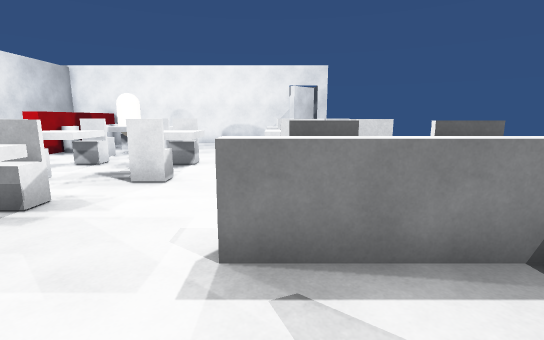
[1] (above)

16 first-person views from a walk through a 3-D level made in the Unity game engine. The camera is 1.5 m above the floor, tilts 10° down and sees 85° across. The floor is counted in squares, 1 m on a side. Each view is taken from the middle of a square. On the plan, view 1 faces up. The plan holds only what a view shows up to about 15 squares ahead; the rest is blank. Some animated figures are not drawn.

[2]
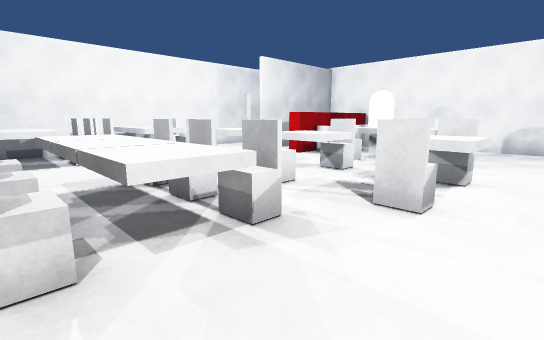

[3]
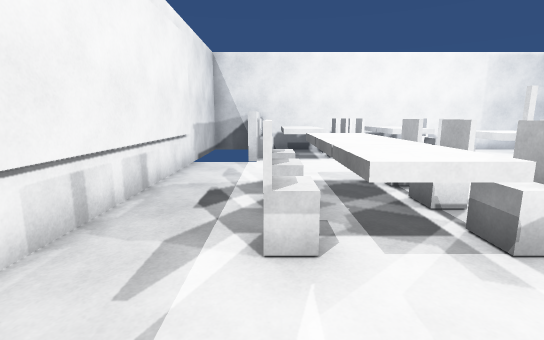

[4]
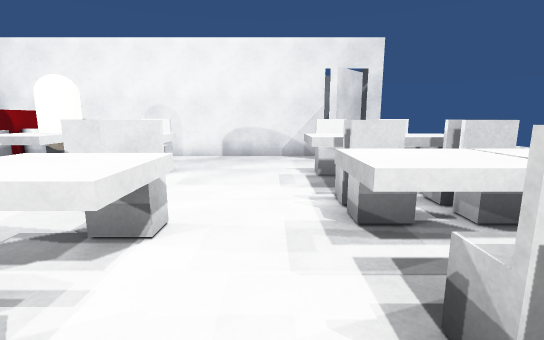

[5]
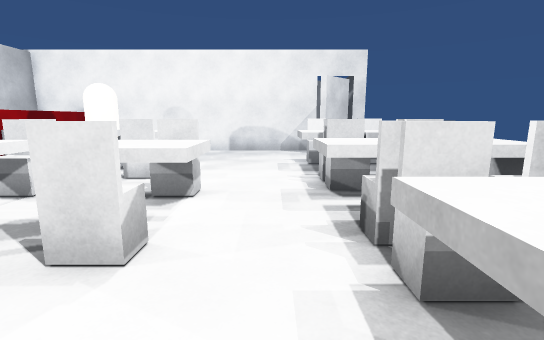

[6]
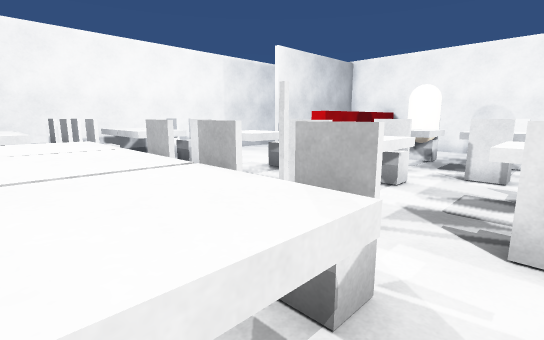

[7]
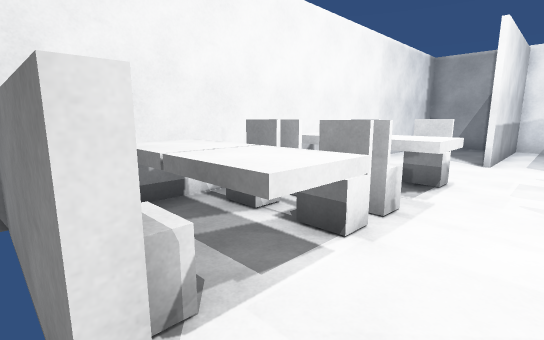

[8]
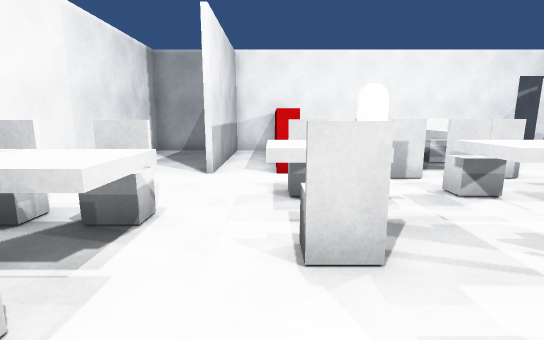

[9]
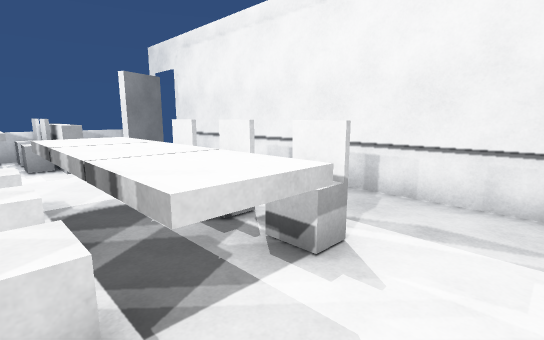

[10]
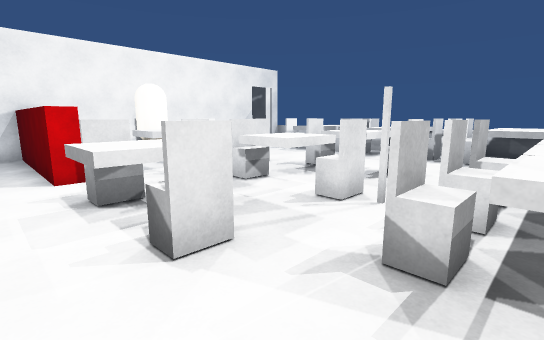

[11]
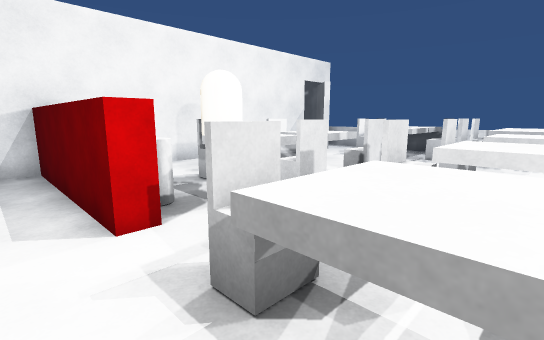

[12]
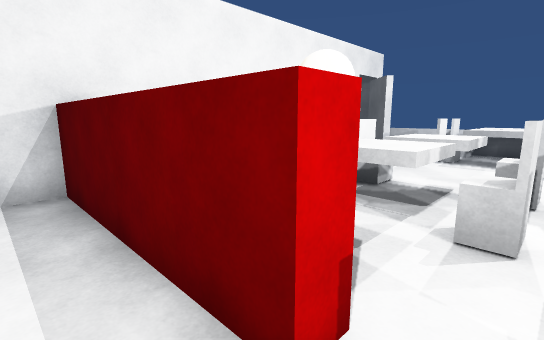

[13]
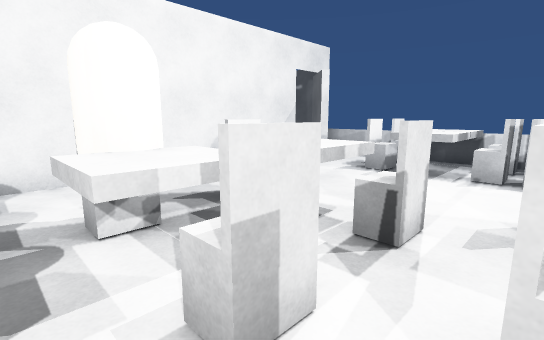

[14]
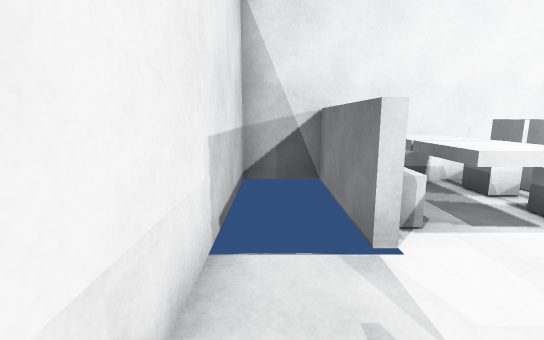

[15]
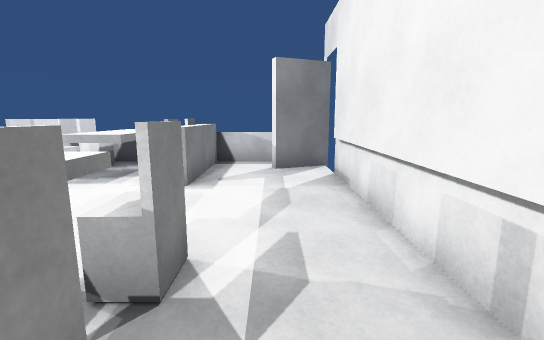

[16]
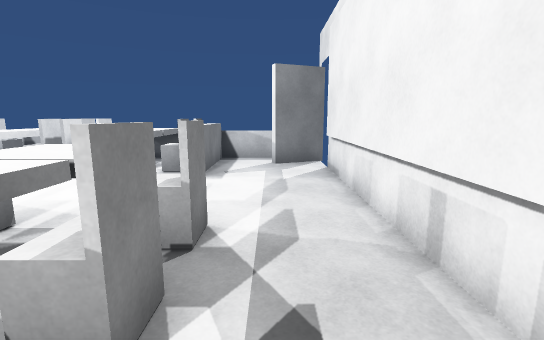

### Floor plan
Key: @ floor where view 1 was taken; # wall or solid block; x gap in a wall; . floor; / step, stairs or slope; = window, fence, low wall or low ledge; ^ raised ledge; C capsule; T thing the floor can be seen under or through.
Columns run from 15 left of view 1 to 3 right of it. Each row starts with its distance up from view 1.
 18 ##################
 17 #..#.##.........###
 16 #..#.##...........=
 15 #..#.##...........=
 14 #..#.##.CC^^...=^^#
 13 #..#.##.^^^^...^^^^
 12 #..#.##.^^^^...^^^^
 11 #.......^#T^...^^^#
 10 #....#^..^T ^..^^^^
  9 #....^^.^^^T^^.^^^^
  8 #^^^.^^.^^^#^^.^^^^
  7 ^^^^..^..^..^...^^#
  6 #^^^.....x.....^^^^
  5 #^#^...^.^x^...^^^^
  4 ##^^...^^^^^...^^^^
  3 ##^^...^^^^^...^^^^
  2 ##^^...^.^^^......=
  1 ####.............##
  0 #/ /...........@.#
 -1 ################ #

Where each view was taken, in squares from view 1:
view 1: 0 up, 0 right, facing up
view 2: 2 up, 1 left, facing up-left
view 3: 2 up, 1 left, facing left
view 4: 6 up, 1 left, facing up
view 5: 4 up, 1 left, facing up
view 6: 3 up, 3 left, facing up-left
view 7: 1 up, 10 left, facing up-left
view 8: 4 up, 10 left, facing up
view 9: 5 up, 10 left, facing down-right
view 10: 4 up, 11 left, facing up-right
view 11: 8 up, 11 left, facing up-right
view 12: 11 up, 11 left, facing up-right
view 13: 10 up, 8 left, facing up-right
view 14: 0 up, 8 left, facing left
view 15: 1 up, 7 left, facing right
view 16: 1 up, 8 left, facing right
